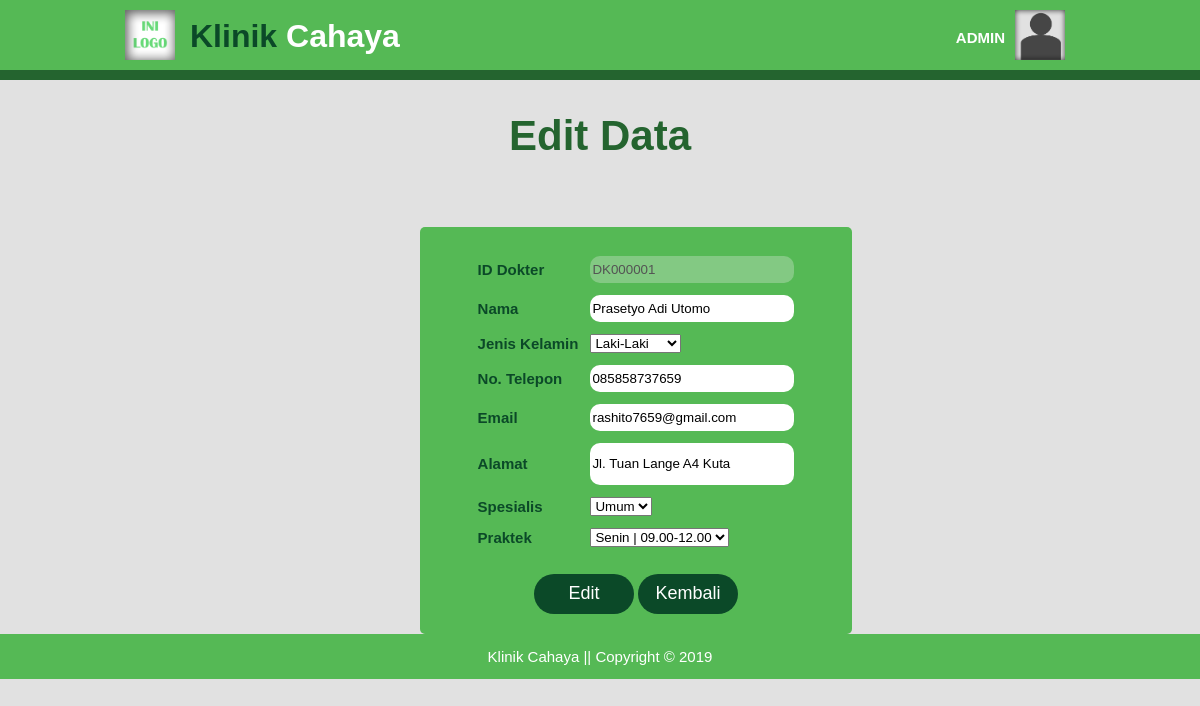
Page /update-dokter.php?id=DK000001 (signed in) on the committed database.
### tables this page shows
CREATE TABLE `tb_dokter` (
  `id_dokter` varchar(8) NOT NULL,
  `nama` varchar(30) DEFAULT NULL,
  `jenis_kelamin` varchar(10) DEFAULT NULL,
  `telp` varchar(15) DEFAULT NULL,
  `email` varchar(30) DEFAULT NULL,
  `alamat` varchar(100) DEFAULT NULL,
  `id_spesialis` varchar(4) DEFAULT NULL,
  `no_praktek` varchar(4) NOT NULL
);

### update-dokter.php (the view, shortened to what this page needs)
<!DOCTYPE html>
<html>
  <head>
    <link rel="stylesheet" href="./css/data-p_add_style.css">
  </head>
  <body>
    <header>
      <div class="container">
        <div id="logo">
          <img src="./img/ini_logo.png" alt="Logo">
          <a href="index-a.php"><span class="hightlight">Klinik</span> Cahaya</a>
        </div>
        <div id="profil">
          <img src="./img/pp.png" alt="Profil">
          <h4>ADMIN</h4>
        </div>
      </div>
    </header>
    <section id="add-data">
      <div class="container">
        <div class="title">
          <h2>Edit Data</h2>
        </div>
        <div class="report">
					<?php
						include 'connect.php';
						$id = $_GET['id'];
						$sql = mysqli_query($connect,"SELECT * FROM tb_dokter INNER JOIN tb_spesialis USING(id_spesialis) WHERE id_dokter = '$id' ");
						$data = mysqli_fetch_array($sql);
					 ?>
          <form class="add" action="" method="post">
            <table>
              <tr><td><input type="text" name="id" value="<?php echo $data['id_dokter'] ?>" hidden=hidden></td></tr>
              <tr>
                <td>ID Dokter</td>
                <td><input type="text" name="id" value="<?php echo $data['id_dokter'] ?>" disabled=disabled></td>
              </tr>
              <tr>
                <td>Nama</td>
                <td><input type="text" name="nama" value="<?php echo $data['nama'] ?>"></td>
              </tr>
              <tr>
                <td>Jenis Kelamin</td>
                <td>
                  <select class="jk" name="jenisk">
                    <option <?php if($data['jenis_kelamin']=="Laki=Laki") echo "selected" ?> value="Laki-Laki">Laki-Laki</option>
                  </select>
                </td>
              </tr>
              <tr>
                <td>No. Telepon</td>
                <td><input type="text" name="telp" value="<?php echo $data['telp'] ?>"></td>
              </tr>
							<tr>
                <td>Email</td>
                <td><input type="text" name="email" value="<?php echo $data['email'] ?>"></td>
              </tr>
              <tr>
                <td>Alamat</td>
                <td><input type="text" style="height:40px" name="alamat" value="<?php echo $data['alamat'] ?>"></td>
              </tr>
							<tr>
                <td>Spesialis</td>
                <td>
                  <select class="jk" name="spesial">
                    <?php
											include('connect.php');
											$sql = mysqli_query($connect,"SELECT * FROM `tb_spesialis`");
											while ($data = mysqli_fetch_array($sql)){
												?>
												<option value="<?php echo $data['id_spesialis']; ?>"> <?php echo $data['nama_spesial']; ?> </option>
											<?php
											}
										 ?>
                  </select>
                </td>
              </tr>
							<tr>
                <td>Praktek</td>
                <td>
                  <select class="jk" name="praktek">
                    <?php
											include('connect.php');
											$sql = mysqli_query($connect,"SELECT * FROM `tb_praktek`");
											while ($data = mysqli_fetch_array($sql)){
												?>
												<option value="<?php echo $data['no_praktek']; ?>"> <?php echo $data['hari']; ?> | <?php echo $data['jam']; ?> </option>
											<?php
											}
										 ?>
                  </select>
                </td>
              </tr>
            </table>
            <div class="button">
              <input type="submit" name="upbutton" value="Edit">
              <a href="data_dokter-a.php"><button type="button" name="back">Kembali</button></a>
            </div>
          </form>
        </div>
      </div>
    </section>
    <footer>
      <div class="container">
        <p>Klinik Cahaya || Copyright &copy; 2019</p>
      </div>
    </footer>
  </body>
</html>

### css/data-p_add_style.css (style rules this page uses)
body { background-color: #e1e1e1; font: 15px/1 arial,sans-serif; padding: 0; margin: 0; }
.container { width: 80%; margin: auto; overflow: hidden; }
header { padding: 10px 0 10px 0; background-color: #55b955; border-bottom: #24642f 10px solid; color : #ffffff; }
header img { width: 50px; height: 50px; }
header #logo img { float:left; padding-left: 5px; }
header #logo a { text-decoration: none; color: white; font-size: 32px; font-weight: bold; float: left; padding: 10px 0 0 15px; }
header .hightlight { color:#0b4928; }
header #profil img { float: right; padding-right: 15px; }
header #profil h4 { float:right; margin: 0; padding: 20px 10px 0 0; }
#add-data { min-height: 542px; }
.title { color: #24642f; font-size: 28px; text-align: -webkit-center; }
.report { background-color: #55b955; width: 45%; text-align: -webkit-center; margin-top: 70px; margin-left: 300px; border-radius: 5px; }
.report form { margin: 0; padding: 10px 15px; }
table th,td { margin: 0; padding: 5px; }
table td { color: #0b4928; font-weight: bold; }
td input { width: 200px; height: 25px; border: none; border-radius: 10px; }
.button { padding: 20px 0 10px 0; }
.button input,button { background-color: #0b4928; color: #ffffff; border: none; border-radius: 20px; width: 100px; height: 40px; font-size: 18px; }
footer { background-color: #55b955; text-align: center; color: #ffffff; }

### rows in the picture
tb_dokter: id "DK000001", nama "Prasetyo Adi Utomo", telp "085858737659", email "rashito7659@gmail.com", alamat "Jl. Tuan Lange A4 Kuta"

### other values in the picture
form field spesial "Umum"
form field praktek "Senin | 09.00-12.00"
